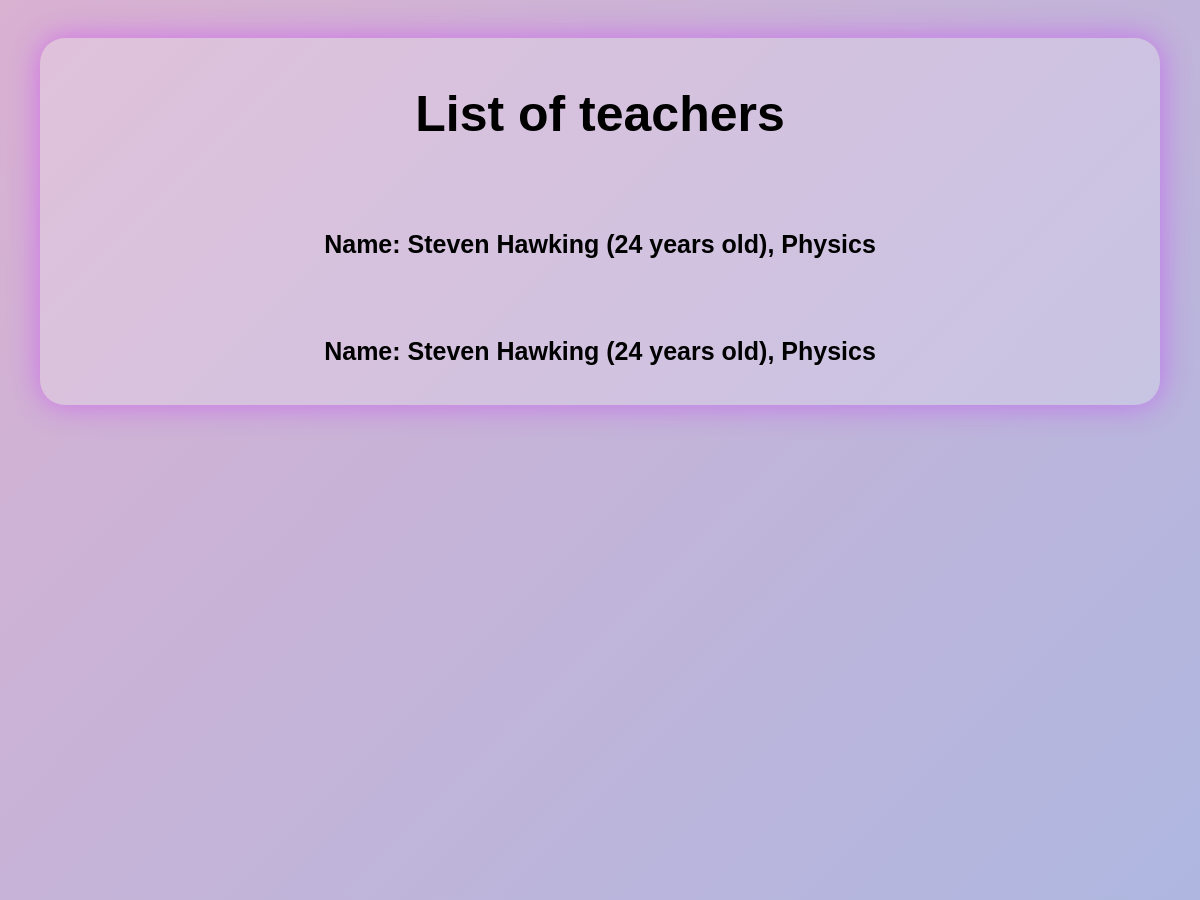
/polls/teachers/ (middle part), run on an earlier commit of the app's database.
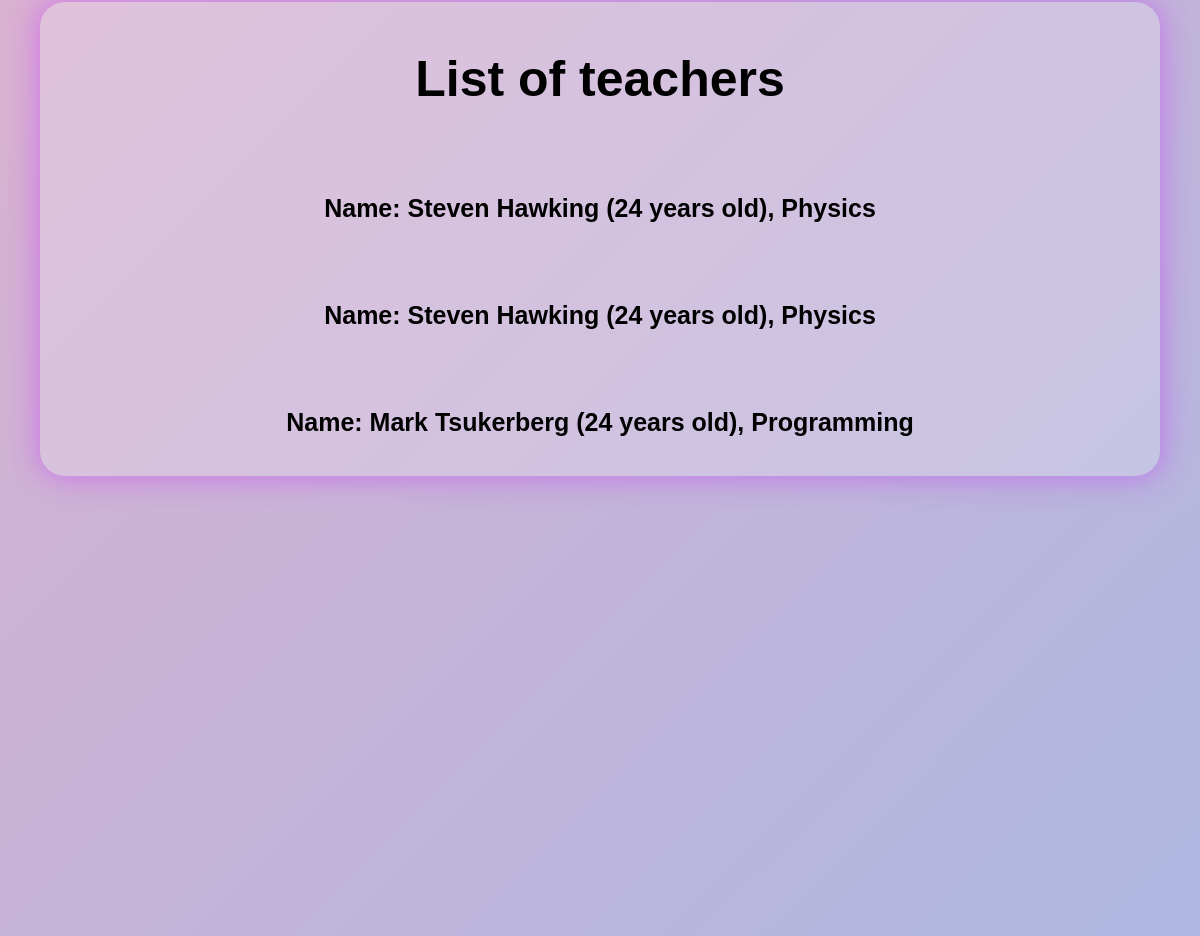
And on a later commit of the database.
### polls/models.py (models this page shows, shortened)
class Teacher(models.Model):
    name = models.CharField(max_length=255)
    age = models.IntegerField(default=24)
    subjects = models.CharField(max_length=255)

### polls/views.py (the view)
# urls.py: path("teachers/", views.teacher_list, name="teachers_display"),
def teacher_list(request):
    teachers = Teacher.objects.values()
    return render(request, "teachers.html", {"teachers": teachers})

### templates/teachers.html (shortened to what this page needs)
<!DOCTYPE html>
<html lang="en">
<head>
</head>
<body>
<form>
    <ul>
        <h1 style="text-align: center;">List of teachers</h1>
        {% for teacher in teachers %}
            <li><h3>Name: {{ teacher.name }} ({{ teacher.age }} years old), {{ teacher.subjects }}</h3></li>
        {% empty %}
            <li><h3>There are no teachers in db.</h3></li>
        {% endfor %}
    </ul>
</form>
</body>
</html>

What changed in the data, as far as the page shows it:
added Teacher: name "Mark Tsukerberg", age "24", subjects "Programming"
